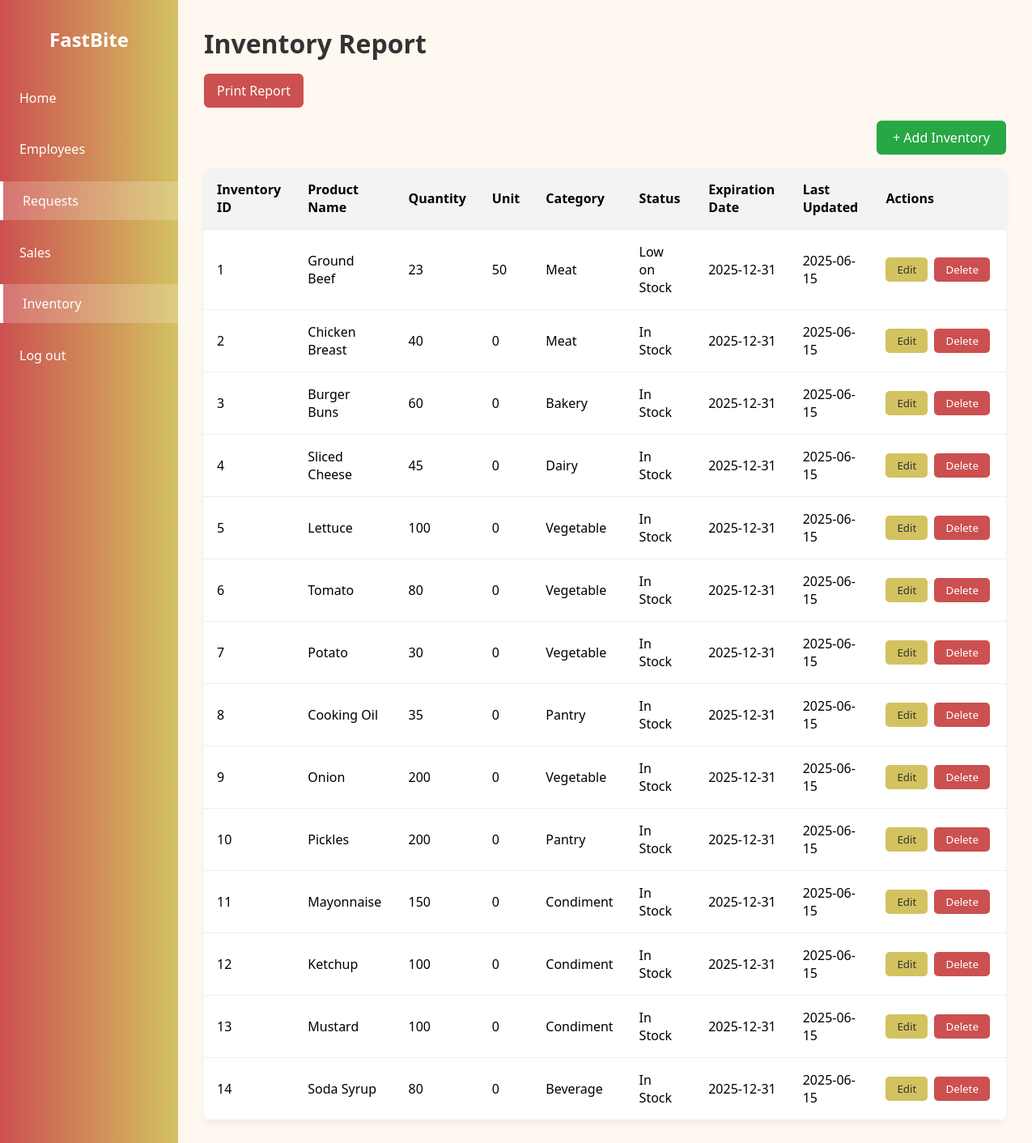
The page /inventory-report.php (signed in) on the database as committed earlier.
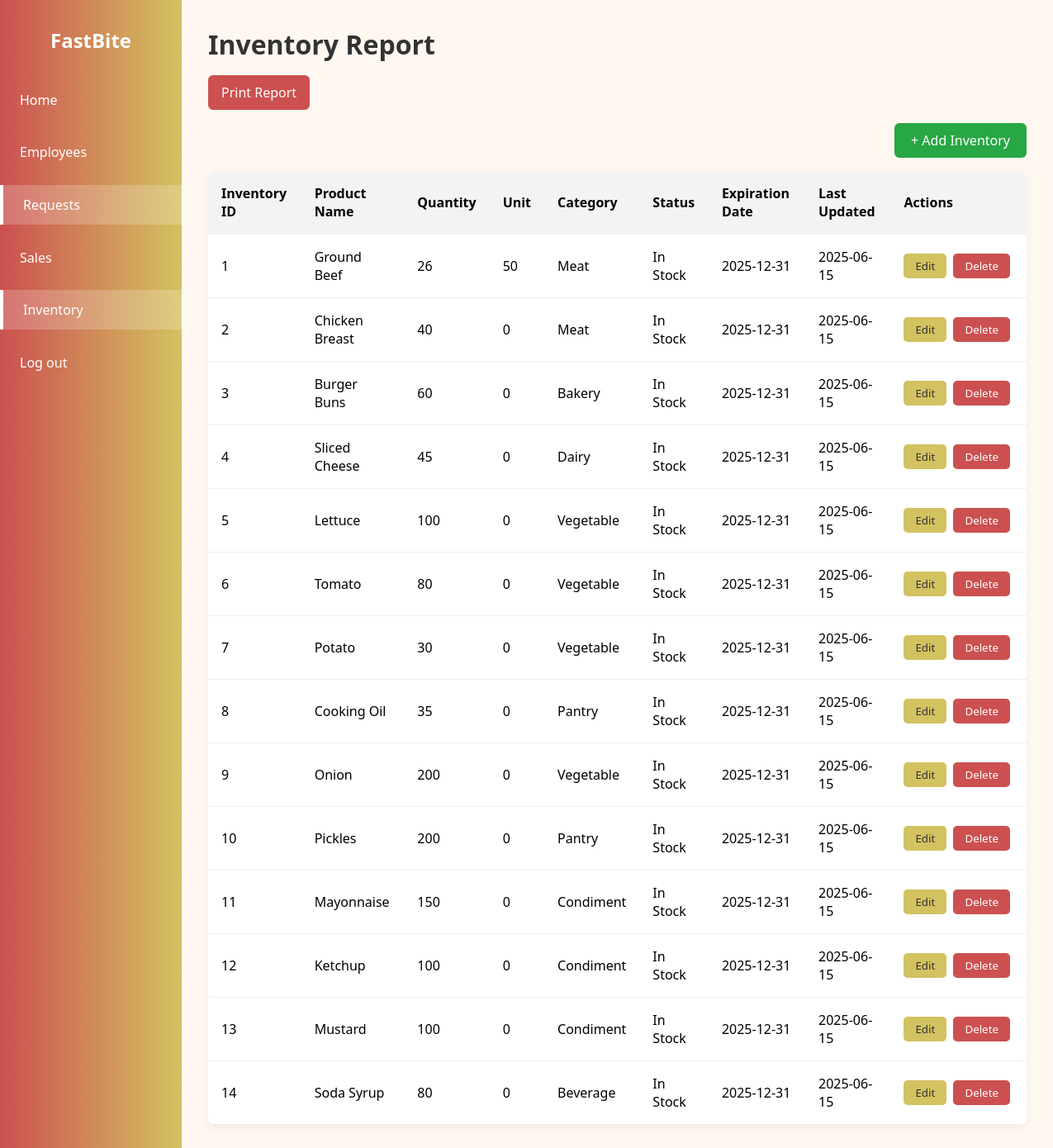
The same page on the database as committed later.
### tables this page shows
CREATE TABLE `inventory` (
  `Inventory_ID` int(11) NOT NULL,
  `Product_ID` int(11) NOT NULL,
  `Quantity` int(11) NOT NULL,
  `Stock_Status` varchar(255) NOT NULL,
  `Last_Updated` date NOT NULL
);

CREATE TABLE `products` (
  `Product_ID` int(11) NOT NULL,
  `Product_Name` varchar(255) NOT NULL,
  `Description` varchar(255) NOT NULL,
  `Unit` int(11) NOT NULL,
  `Category` varchar(255) NOT NULL,
  `Product_Status` varchar(255) NOT NULL,
  `Expiration_Date` date NOT NULL
);

### inventory-report.php (the view, shortened to what this page needs)
<?php
include('includes/config.php');
$sql = "SELECT
            i.Inventory_ID,
            i.Quantity,
            i.Stock_Status,
            i.Last_Updated,
            p.Product_ID,
            p.Product_Name,
            p.Unit,
            p.Category,
            p.Expiration_Date
        FROM inventory i
        LEFT JOIN products p ON i.Product_ID = p.Product_ID";
$query = $dbh->prepare($sql);
$query->execute();
$items = $query->fetchAll(PDO::FETCH_ASSOC);
?>
<!DOCTYPE html>
<html lang="en">
<head>
</head>
<body>
  <div class="sidebar">
    <h2>FastBite</h2>
    <ul>
      <li><a href="admin-dashboard.php">Home</a></li>
      <li><a href="employee-database.php">Employees</a></li>
      <li><a href="requests.php" class="active">Requests</a></li>
      <li><a href="sales-report.php">Sales</a></li>
      <li><a href="inventory-report.php" class="active">Inventory</a></li>
      <li><a href="logout.php">Log out</a></li>
    </ul>
  </div>
  <div class="main-content">
    <h1>Inventory Report</h1>
    <button class="print-btn" onclick="window.print()">Print Report</button>
    <div style="display: flex; justify-content: flex-end; align-items: center; margin-bottom: 1rem;">
      <button class="add-btn" onclick="openAddModal()" style="background:#28a745; color:white; border:none; border-radius:6px; padding:10px 20px; font-size:1rem; cursor:pointer;">+ Add Inventory</button>
    </div>
    <div class="container">
      <table>
        <thead>
          <tr>
            <th>Inventory ID</th>
            <th>Product Name</th>
            <th>Quantity</th>
            <th>Unit</th>
            <th>Category</th>
            <th>Status</th>
            <th>Expiration Date</th>
            <th>Last Updated</th>
            <th>Actions</th>
          </tr>
        </thead>
        <tbody>
          <?php if ($items): ?>
            <?php foreach ($items as $item): ?>
              <?php
                $quantity = (int)$item['Quantity'];
                if ($quantity == 0) {
                    $stock_status = 'Out of Stock';
                } elseif ($quantity < 25) {
                    $stock_status = 'Low on Stock';
                } elseif ($quantity >= 25) {
                    $stock_status = 'In Stock';
                } else {
                    $stock_status = 'Unknown';
                }
              ?>
              <tr>
                <td><?= htmlspecialchars($item['Inventory_ID']) ?></td>
                <td><?= htmlspecialchars($item['Product_Name']) ?></td>
                <td><?= htmlspecialchars($item['Quantity']) ?></td>
                <td><?= htmlspecialchars($item['Unit']) ?></td>
                <td><?= htmlspecialchars($item['Category']) ?></td>
                <td><?= $stock_status ?></td>
                <td><?= htmlspecialchars($item['Expiration_Date']) ?></td>
                <td><?= htmlspecialchars($item['Last_Updated']) ?></td>
                <td style="white-space:nowrap;">
                  <button class="edit-btn" onclick="openEditModal(<?= $item['Inventory_ID'] ?>, '<?= htmlspecialchars(addslashes($item['Product_Name'])) ?>', <?= $item['Quantity'] ?>, '<?= htmlspecialchars(addslashes($item['Unit'])) ?>', '<?= htmlspecialchars(addslashes($item['Category'])) ?>', '<?= $item['Expiration_Date'] ?>')" style="background:#d3c260; color:#333; border:none; border-radius:5px; padding:6px 14px; margin-right:4px; cursor:pointer;">Edit</button>
                  <button class="delete-btn" onclick="confirmDelete(<?= $item['Inventory_ID'] ?>)" style="background:#cc5050; color:white; border:none; border-radius:5px; padding:6px 14px; margin-right:4px; cursor:pointer;">Delete</button>
                </td>
              </tr>
            <?php endforeach; ?>
          <?php else: ?>
            <tr><td colspan="9">No inventory data available.</td></tr>
          <?php endif; ?>
        </tbody>
      </table>
    </div>
  </div>
</body>
</html>

Rows that differ between the two databases and show on the page:
changed inventory "Ground Beef": Quantity "23" → "26"; Quantity "Low on Stock" → "In Stock"
